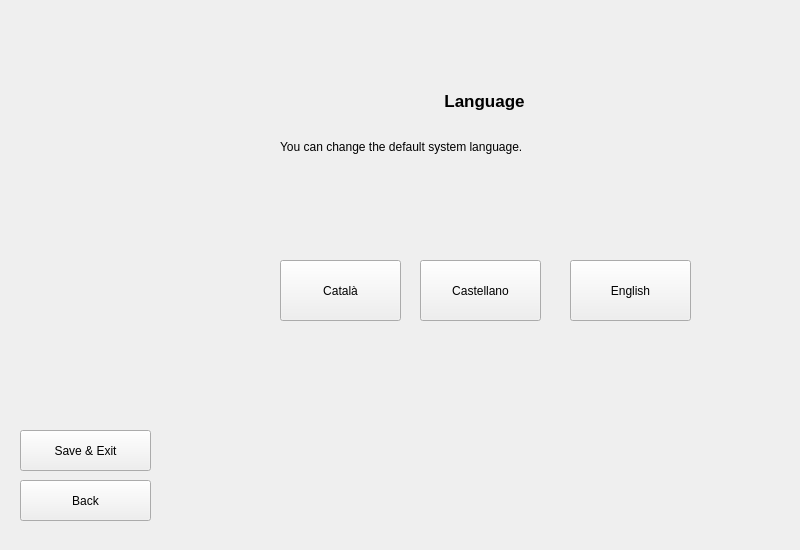
<?xml version="1.0" encoding="UTF-8"?>
<ui version="4.0">
 <class>FormLanguage</class>
 <widget class="QWidget" name="FormLanguage">
  <property name="geometry">
   <rect>
    <x>0</x>
    <y>0</y>
    <width>800</width>
    <height>550</height>
   </rect>
  </property>
  <property name="minimumSize">
   <size>
    <width>800</width>
    <height>550</height>
   </size>
  </property>
  <property name="maximumSize">
   <size>
    <width>800</width>
    <height>550</height>
   </size>
  </property>
  <property name="windowTitle">
   <string>Form</string>
  </property>
  <widget class="QLabel" name="label_2">
   <property name="geometry">
    <rect>
     <x>0</x>
     <y>0</y>
     <width>800</width>
     <height>550</height>
    </rect>
   </property>
   <property name="text">
    <string/>
   </property>
   <property name="pixmap">
    <pixmap>../../../../../usr/share/kademar/utils/cadi/img/bg/cadi.png</pixmap>
   </property>
   <property name="scaledContents">
    <bool>true</bool>
   </property>
  </widget>
  <widget class="QStackedWidget" name="pageWidget">
   <property name="geometry">
    <rect>
     <x>240</x>
     <y>60</y>
     <width>491</width>
     <height>421</height>
    </rect>
   </property>
   <property name="currentIndex">
    <number>0</number>
   </property>
   <widget class="QWidget" name="software">
    <widget class="QLabel" name="label_4">
     <property name="geometry">
      <rect>
       <x>9</x>
       <y>30</y>
       <width>471</width>
       <height>21</height>
      </rect>
     </property>
     <property name="font">
      <font>
       <pointsize>13</pointsize>
       <weight>75</weight>
       <bold>true</bold>
      </font>
     </property>
     <property name="text">
      <string>Language</string>
     </property>
     <property name="alignment">
      <set>Qt::AlignCenter</set>
     </property>
    </widget>
    <widget class="QLabel" name="label">
     <property name="geometry">
      <rect>
       <x>40</x>
       <y>80</y>
       <width>411</width>
       <height>41</height>
      </rect>
     </property>
     <property name="text">
      <string>You can change the default system language.</string>
     </property>
     <property name="alignment">
      <set>Qt::AlignLeading|Qt::AlignLeft|Qt::AlignTop</set>
     </property>
    </widget>
    <widget class="QPushButton" name="b_eng">
     <property name="geometry">
      <rect>
       <x>330</x>
       <y>200</y>
       <width>121</width>
       <height>61</height>
      </rect>
     </property>
     <property name="text">
      <string>English</string>
     </property>
     <property name="icon">
      <iconset>
       <normaloff>../../../../../usr/share/kademar/utils/instalador/img/eng.png</normaloff>../../../../../usr/share/kademar/utils/instalador/img/eng.png</iconset>
     </property>
     <property name="iconSize">
      <size>
       <width>32</width>
       <height>32</height>
      </size>
     </property>
     <property name="checkable">
      <bool>true</bool>
     </property>
    </widget>
    <widget class="QPushButton" name="b_esp">
     <property name="geometry">
      <rect>
       <x>180</x>
       <y>200</y>
       <width>121</width>
       <height>61</height>
      </rect>
     </property>
     <property name="text">
      <string>Castellano</string>
     </property>
     <property name="icon">
      <iconset>
       <normaloff>../../../../../usr/share/kademar/utils/instalador/img/esp.png</normaloff>../../../../../usr/share/kademar/utils/instalador/img/esp.png</iconset>
     </property>
     <property name="iconSize">
      <size>
       <width>32</width>
       <height>32</height>
      </size>
     </property>
     <property name="checkable">
      <bool>true</bool>
     </property>
    </widget>
    <widget class="QPushButton" name="b_cat">
     <property name="geometry">
      <rect>
       <x>40</x>
       <y>200</y>
       <width>121</width>
       <height>61</height>
      </rect>
     </property>
     <property name="text">
      <string>Català</string>
     </property>
     <property name="icon">
      <iconset>
       <normaloff>../../../../../usr/share/kademar/utils/instalador/img/cat.png</normaloff>../../../../../usr/share/kademar/utils/instalador/img/cat.png</iconset>
     </property>
     <property name="iconSize">
      <size>
       <width>32</width>
       <height>32</height>
      </size>
     </property>
     <property name="checkable">
      <bool>true</bool>
     </property>
    </widget>
    <widget class="QLabel" name="l_bandera">
     <property name="geometry">
      <rect>
       <x>190</x>
       <y>310</y>
       <width>101</width>
       <height>101</height>
      </rect>
     </property>
     <property name="text">
      <string/>
     </property>
     <property name="pixmap">
      <pixmap>../../../../../usr/share/kademar/utils/instalador/img/cat.png</pixmap>
     </property>
     <property name="scaledContents">
      <bool>true</bool>
     </property>
    </widget>
   </widget>
  </widget>
  <widget class="QLabel" name="label_3">
   <property name="geometry">
    <rect>
     <x>20</x>
     <y>10</y>
     <width>90</width>
     <height>90</height>
    </rect>
   </property>
   <property name="text">
    <string/>
   </property>
   <property name="pixmap">
    <pixmap>../../../../../usr/share/kademar/utils/cadi/img/kademar.png</pixmap>
   </property>
   <property name="scaledContents">
    <bool>true</bool>
   </property>
  </widget>
  <widget class="QPushButton" name="b_sortir">
   <property name="geometry">
    <rect>
     <x>20</x>
     <y>480</y>
     <width>131</width>
     <height>41</height>
    </rect>
   </property>
   <property name="text">
    <string>Back</string>
   </property>
   <property name="icon">
    <iconset>
     <normaloff>../../../../../usr/share/kademar/utils/cadi/img/enrera.png</normaloff>../../../../../usr/share/kademar/utils/cadi/img/enrera.png</iconset>
   </property>
  </widget>
  <widget class="QPushButton" name="b_SaX">
   <property name="geometry">
    <rect>
     <x>20</x>
     <y>430</y>
     <width>131</width>
     <height>41</height>
    </rect>
   </property>
   <property name="text">
    <string>Save &amp;&amp; Exit</string>
   </property>
   <property name="icon">
    <iconset>
     <normaloff>../../../../../usr/share/kademar/utils/cadi/img/enrera.png</normaloff>../../../../../usr/share/kademar/utils/cadi/img/enrera.png</iconset>
   </property>
  </widget>
 </widget>
 <resources/>
 <connections/>
</ui>
